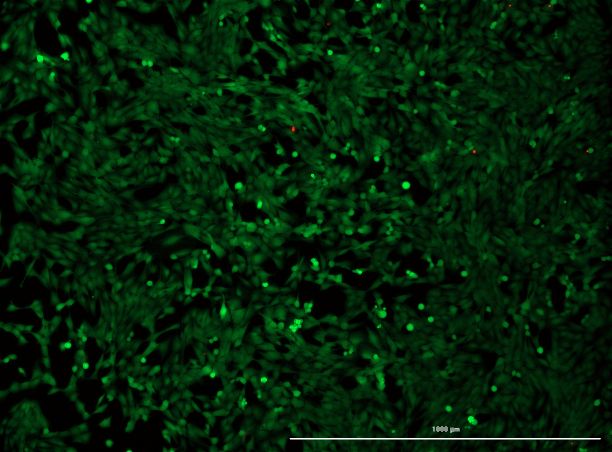
#> input picture A5_1.png, 1224 x 904 px (shown at 1/2 size)
$ python cellcount.py -f .
#> lines starting #> are read from the running program, lines starting #| are printed output that depends on the picture; after the words box and inside, x2 and y2 are one past the last pixel; in counts of white or black regions, pixels touching at a corner belong together
#!/bin/env/python
import argparse
import cv2
import numpy as np
import matplotlib.pyplot as plt
import matplotlib
import math
import os
import tqdm

# Set figure params
matplotlib.rcParams["figure.figsize"] = (5.0, 5.0)


def args():
    parser = argparse.ArgumentParser(
        description="pass as an argument what folder holds the pictures you would like analyzed"
    )
    parser.add_argument(
        "--folder",
        "-f",
        help="This is the directory that holds all of the photos. All of the photos \
    should be included in this folder. This means there should be no subdirectories.",
    )
    parser.add_argument(
        "--min_cell_area",
        help="Set the minimum cell area of your cells. This is the cutoff to count \
            something as a cell. It has to be this large. Default is 20. Check data to see what \
            the model is based off of.",
        default=20,
        type=int
    )
    parser.add_argument(
        "--avg_cell_area",
        help="Set what the average cell size is for each cell in the image. Default is 30.",
        default=30,
        type=int
    )
    parser.add_argument(
        "--connected_cell_area",
        help="Set the average area of two connected cells. Default is 60.",
        default=60,
        type=int
    )
    return parser.parse_args()


arg = args()


def image_configure(args_dir: str) -> dict:

    """
    When supplied a directory from argparse, we take that directory and then apply OpenCV
    transformations, HSV, and dilation to count the amount of cells that are present within the data.
    """
#> called with args_dir = '.'

    # Configure variables
    holding_dict = dict()
    # Loop through all of the photos within supplied directory
    for file in tqdm.tqdm(os.listdir(args_dir)):

        # Load in the data
        img = cv2.imread(args_dir + "/" + file)
#> img is the input picture: shape (904, 1224, 3); mean B, G, R 7.6, 32.8, 2.4
        original = img.copy()
        # Conver the image to grayscale
        hsv = cv2.cvtColor(original, cv2.COLOR_BGR2HSV)
#> hsv: shape (904, 1224, 3); mean H, S, V 57.6, 232.2, 32.9
        # Set the upper and lower limits of the colors that we are looking for in the image

        hsv_lower = np.array([35, 20, 20])
        hsv_upper = np.array([85, 225, 255])
        # Set the range and the kernel size of the cells

        mask = cv2.inRange(hsv, hsv_lower, hsv_upper)
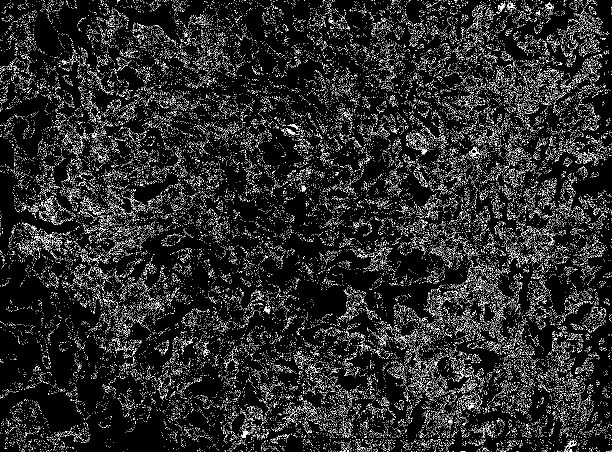
#> mask: shape (904, 1224) (shown at 1/2 size); 8.5% white in thin lines or dots
        kernel = cv2.getStructuringElement(cv2.MORPH_ELLIPSE, (2, 2))
        # Dilate the found images so that they are larger
        dilate = cv2.dilate(mask, kernel, iterations=1)
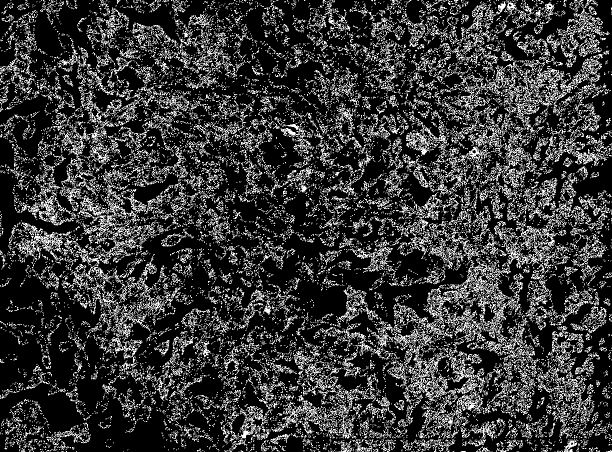
#> dilate: shape (904, 1224) (shown at 1/2 size); 21.5% white in thin lines or dots

        cnts = cv2.findContours(dilate, cv2.RETR_EXTERNAL, cv2.CHAIN_APPROX_SIMPLE)
#> cnts = 14356 contours, 13182 with area under 20; largest, box (x1, y1, x2, y2) and area: (806, 686, 894, 802) 1888, (160, 394, 276, 475) 1745, (35, 445, 126, 515) 1478, (937, 519, 1022, 600) 1151, (898, 756, 963, 822) 1102
        cnts = cnts[0] if len(cnts) == 2 else cnts[1]

#> (the run stopped early here; a loop or call above may not have finished)

$ run again, on A8_4.png
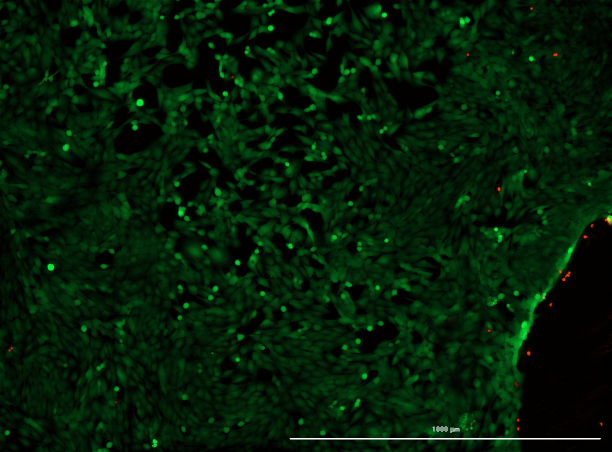
#> input picture A8_4.png, 1224 x 904 px (shown at 1/2 size)
#> in image_configure, img is the input picture: shape (904, 1224, 3); mean B, G, R 6.8, 29.1, 2.5
#> hsv: shape (904, 1224, 3); mean H, S, V 56.5, 230.9, 29.4
#> in image_configure, `mask = cv2.inRange(hsv, hsv_lower, hsv_upper)`:
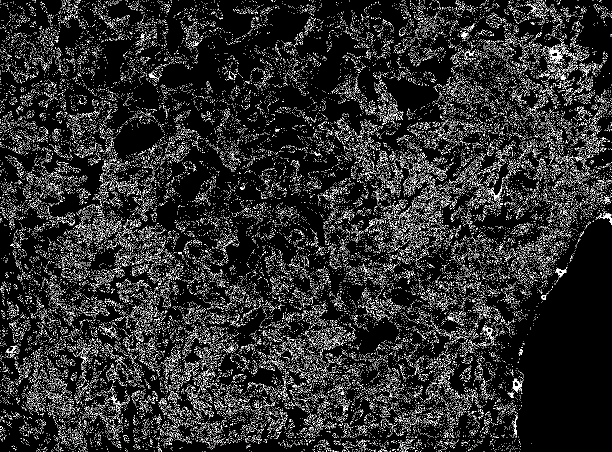
#> mask: shape (904, 1224) (shown at 1/2 size); 9.3% white in thin lines or dots
#> in image_configure, `dilate = cv2.dilate(mask, kernel, iterations=1)`:
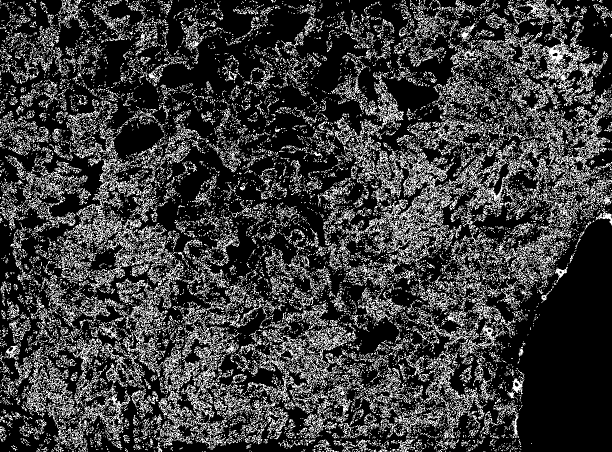
#> dilate: shape (904, 1224) (shown at 1/2 size); 23.3% white in thin lines or dots
#> cnts = 13042 contours, 11884 with area under 20; largest, box (x1, y1, x2, y2) and area: (1072, 76, 1167, 166) 3126, (795, 305, 908, 421) 2896, (179, 438, 341, 580) 2780, (776, 437, 899, 527) 2536, (1118, 259, 1220, 375) 2290

$ run again, on B2_3.png
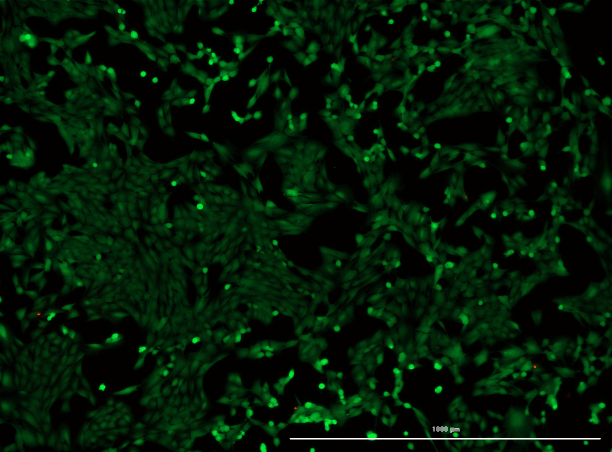
#> input picture B2_3.png, 1224 x 904 px (shown at 1/2 size)
#> in image_configure, img is the input picture: shape (904, 1224, 3); mean B, G, R 6, 25.7, 2.3
#> hsv: shape (904, 1224, 3); mean H, S, V 48.9, 221.9, 26.1
#> in image_configure, `mask = cv2.inRange(hsv, hsv_lower, hsv_upper)`:
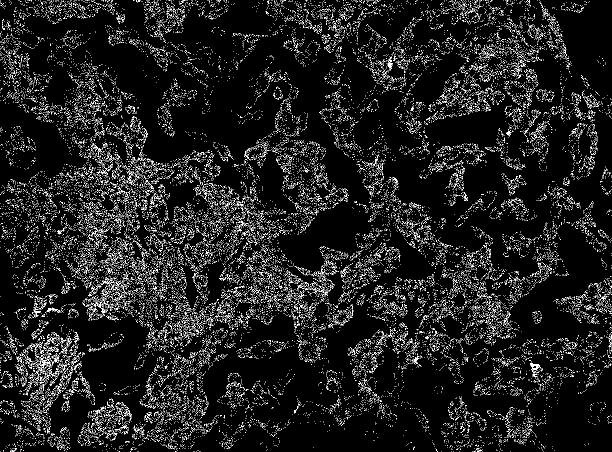
#> mask: shape (904, 1224) (shown at 1/2 size); 6.6% white in thin lines or dots
#> in image_configure, `dilate = cv2.dilate(mask, kernel, iterations=1)`:
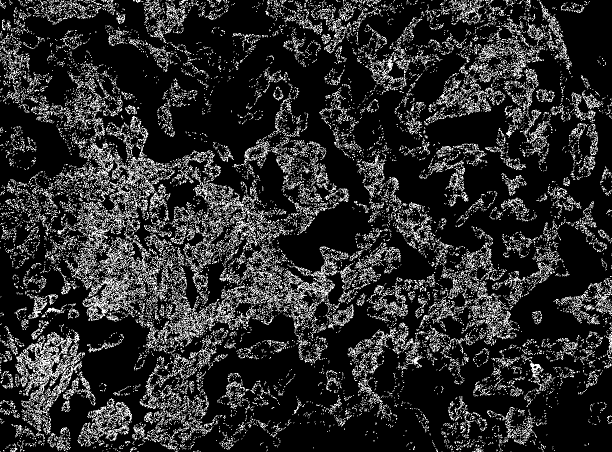
#> dilate: shape (904, 1224) (shown at 1/2 size); 16.8% white in thin lines or dots
#> cnts = 11288 contours, 10414 with area under 20; largest, box (x1, y1, x2, y2) and area: (31, 664, 160, 792) 4580, (165, 545, 274, 642) 2938, (336, 586, 471, 693) 1694, (160, 423, 250, 550) 1122, (180, 813, 264, 884) 1116

$ run again, on B4_1.png
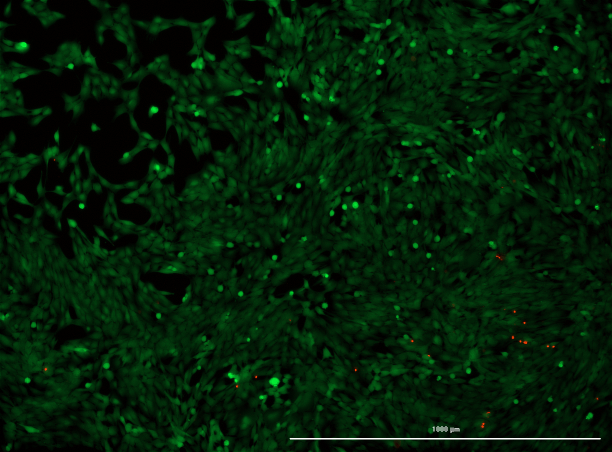
#> input picture B4_1.png, 1224 x 904 px (shown at 1/2 size)
#> in image_configure, img is the input picture: shape (904, 1224, 3); mean B, G, R 7, 30.2, 2.5
#> hsv: shape (904, 1224, 3); mean H, S, V 57.7, 231.4, 30.4
#> in image_configure, `mask = cv2.inRange(hsv, hsv_lower, hsv_upper)`:
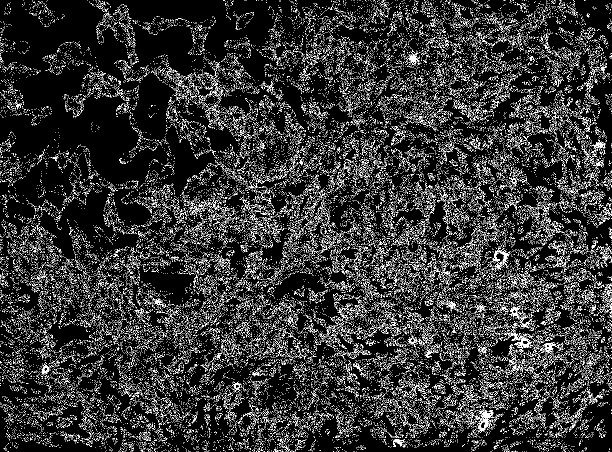
#> mask: shape (904, 1224) (shown at 1/2 size); 11% white in thin lines or dots
#> in image_configure, `dilate = cv2.dilate(mask, kernel, iterations=1)`:
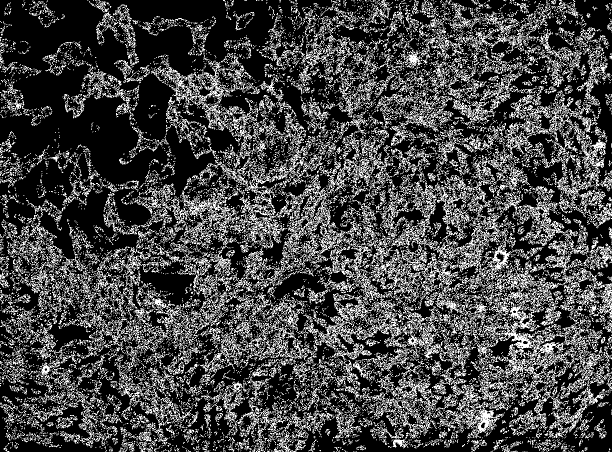
#> dilate: shape (904, 1224) (shown at 1/2 size); 27.3% white in thin lines or dots
#> cnts = 12023 contours, 10853 with area under 20; largest, box (x1, y1, x2, y2) and area: (961, 564, 1141, 760) 7354, (315, 130, 458, 262) 4768, (559, 348, 691, 509) 3166, (607, 590, 736, 700) 2848, (879, 793, 1023, 877) 2656
